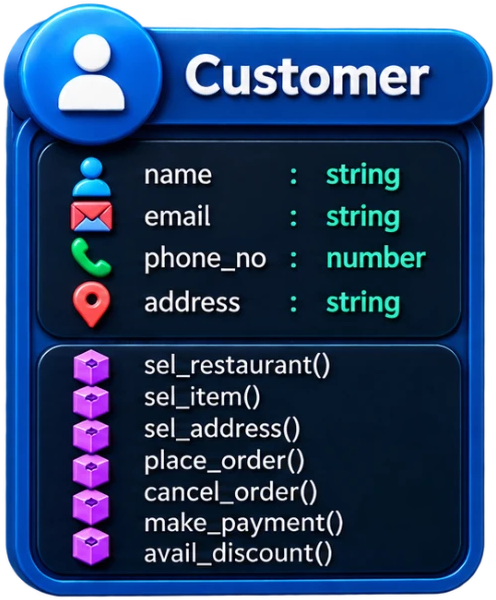
#> input picture assets/cd-cust.png, 496 x 600 px, found by its file name
$ python platinum.py
#> lines starting #> are read from the running program, lines starting #| are printed output that depends on the picture; after the words box and inside, x2 and y2 are one past the last pixel; in counts of white or black regions, pixels touching at a corner belong together
"""PlatinumCustomer art from the Customer art: the card's blue becomes platinum (cool silver frame and
header, graphite panels), the header title is cleared (the new title is typed on in HTML), and the card
is widened so "PlatinumCustomer" fits. The girl's red outfit becomes platinum too."""
import colorsys, json
import numpy as np
from PIL import Image

A = r"C:\Users\kiran\Documents\hyperframes\video-11\assets"
SCR = r"C:\Users\kiran\AppData\Local\Temp\claude\C--Users-kiran-Documents-hyperframes\526ee048-95c2-4a95-af18-3d33de25148c\scratchpad"

TITLE = (150, 30, 448, 122)     # header area holding "Customer" (card-local)
FILL_X = 452                    # a clean pill column just right of the title
WIDEN_AT, WIDEN_N = 450, 150    # duplicate this column to widen the card
ICONS = (52, 150, 100, 568)     # field icon column (left of the text): keep its colours

def to_hsv(a):
    rgb = a[..., :3].astype(float) / 255
    mx, mn = rgb.max(-1), rgb.min(-1)
    v = mx; d = mx - mn
    s = np.where(mx > 0, d / np.maximum(mx, 1e-6), 0)
    r, g, b = rgb[..., 0], rgb[..., 1], rgb[..., 2]
    h = np.zeros_like(v)
    m = d > 1e-6
    hr = ((g - b) / np.maximum(d, 1e-6)) % 6; hg = (b - r) / np.maximum(d, 1e-6) + 2; hb = (r - g) / np.maximum(d, 1e-6) + 4
    h = np.where(mx == r, hr, np.where(mx == g, hg, hb)) * 60
    h = np.where(m, h, 0)
    return h, s, v

def platinum_card(img):
    a = img.copy()
    h, s, v = to_hsv(a)
    blue = (h > 175) & (h < 260) & (s > 0.2)
    yy, xx = np.mgrid[0:a.shape[0], 0:a.shape[1]]
    icon = (xx >= ICONS[0]) & (xx < ICONS[2]) & (yy >= ICONS[1]) & (yy < ICONS[3])
    icon &= ~((yy >= 336) & (yy < 356))      # not the divider between State and Behaviour
    m = blue & ~(icon & (v > 0.45))          # keep the bright field icons; recolour the panel behind them
    badge = (xx < 150) & (yy < 145)          # the round header badge: darker metal so its white icon reads
    vv = np.where(badge, 0.72 * v ** 1.25, 1.12 * v ** 1.25)   # navy -> graphite, bright blue -> silver
    vv = np.clip(vv, 0, 1)
    base = np.stack([vv * 0.95, vv * 0.97, vv * 1.0], -1)
    a[..., :3] = np.where(m[..., None], (base * 255).astype(np.uint8), a[..., :3])
    return a

def clear_title(a):
    x0, y0, x1, y1 = TITLE
    col = a[y0:y1, FILL_X:FILL_X + 1, :].copy()
    a[y0:y1, x0:x1] = np.repeat(col, x1 - x0, axis=1)
    return a

def widen(a):
    col = a[:, WIDEN_AT:WIDEN_AT + 1]
    return np.concatenate([a[:, :WIDEN_AT], np.repeat(col, WIDEN_N, axis=1), a[:, WIDEN_AT:]], axis=1)

for src, dst in [("cd-cust.png", "cd-plat.png"), ("cd-cust-s.png", "cd-plat-s.png"), ("cd-cust-e.png", "cd-plat-e.png")]:
    a = np.array(Image.open(A + "\\" + src).convert("RGBA"))
#> a is the input picture: shape (600, 496, 4); mean R, G, B, A 25.9, 51.7, 90.6, 230.8
    a = widen(platinum_card(clear_title(a)))
#> in clear_title, `col = a[y0:y1, FILL_X:FILL_X + 1, :].copy()`: col = 92 rows, first 6: [30, 176, 231, 250], [67, 223, 255, 247], [34, 190, 251, 249], [6, 147, 227, 251], [8, 124, 219, 251], [0, 95, 199, 252]
#> in clear_title, `a[y0:y1, x0:x1] = np.repeat(col, x1 - x0, axis=1)`: a: shape (600, 496, 4); 9.03% of pixels changed, all inside (x1, y1, x2, y2) = (150, 30, 448, 122)
#> in to_hsv, `m = d > 1e-6`:
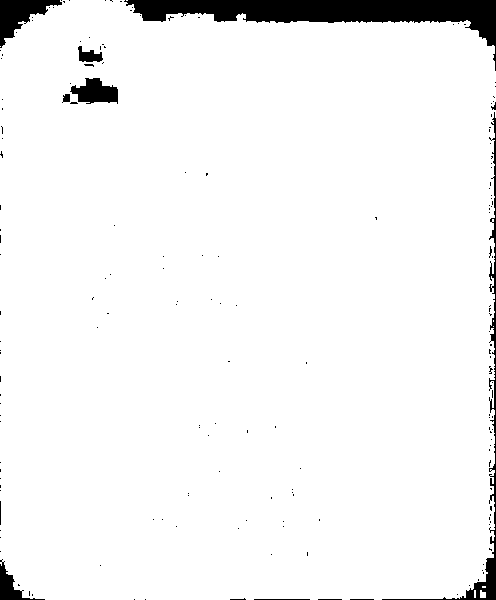
#> m: shape (600, 496) bool; 95.6% white; 177 black regions (165 under 20 px), largest, box (x1, y1, x2, y2) and area: (124, 0, 496, 71) 7832, (382, 112, 496, 600) 1862, (0, 0, 62, 48) 1279
#> in to_hsv, `hr = (g - b) / np.maximum(d, 1e-06) % 6`:
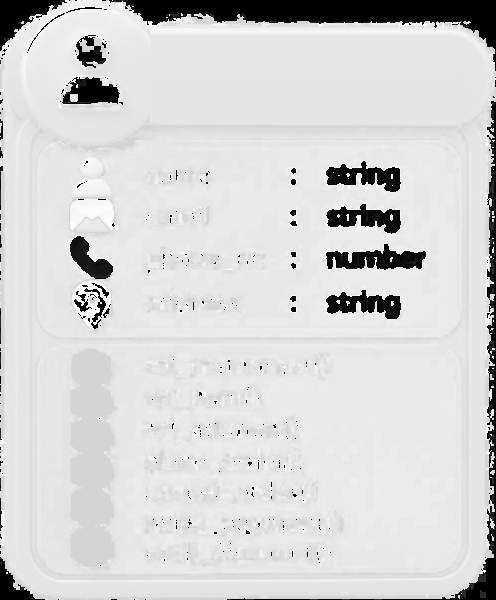
#> hr: shape (600, 496) float64; min 0, max 6, mean 5; drawn with min black and max white
#> in to_hsv, `hb = (r - g) / np.maximum(d, 1e-06) + 4`:
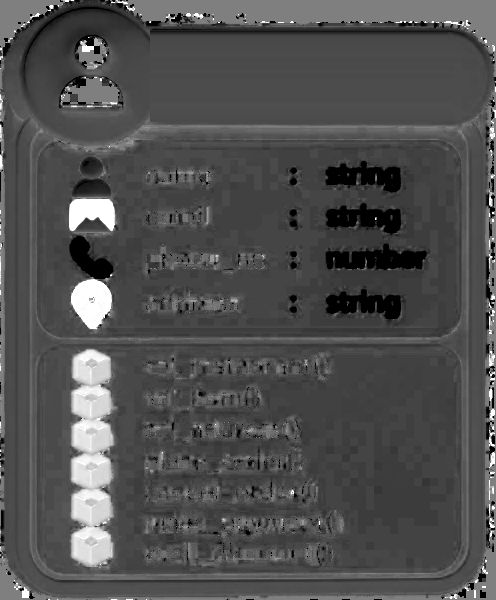
#> hb: shape (600, 496) float64; min 3, max 5, mean 3.63; drawn with min black and max white
#> in to_hsv, `h = np.where(mx == r, hr, np.where(mx == g, hg, hb)) * 60`:
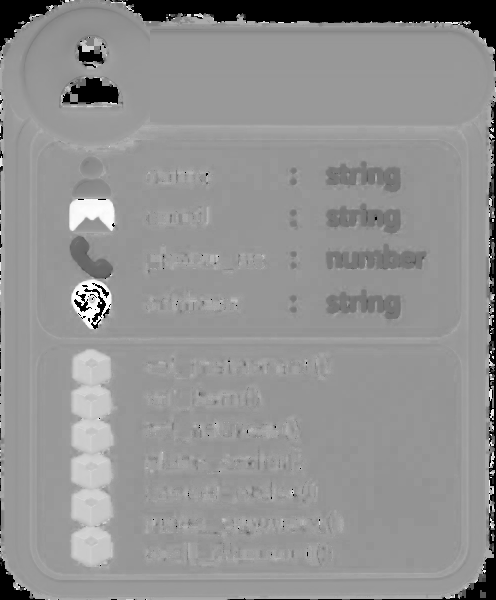
#> h: shape (600, 496) float64; min 0, max 359.7, mean 205.8; drawn with min black and max white
#> in platinum_card, `blue = (h > 175) & (h < 260) & (s > 0.2)`: blue: shape (600, 496) bool; 84.4% white; 169 black regions (35 under 20 px), largest, box (x1, y1, x2, y2) and area: (104, 0, 496, 71) 8560, (71, 349, 113, 567) 7183, (227, 95, 496, 600) 4268
#> in platinum_card, `vv = np.where(badge, 0.72 * v ** 1.25, 1.12 * v ** 1.25)`:
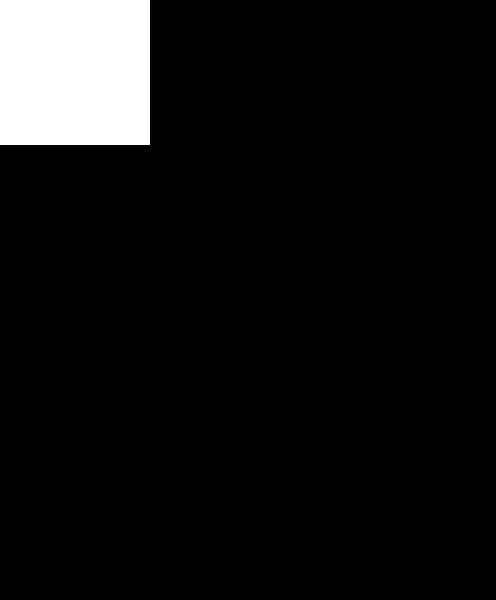
#> badge: shape (600, 496) bool; 7.3% white; 1 white region, box (x1, y1, x2, y2) and area: (0, 0, 150, 145) 21750
#> in platinum_card, `a[..., :3] = np.where(m[..., None], (base * 255).astype(np.uint8), a[...`:
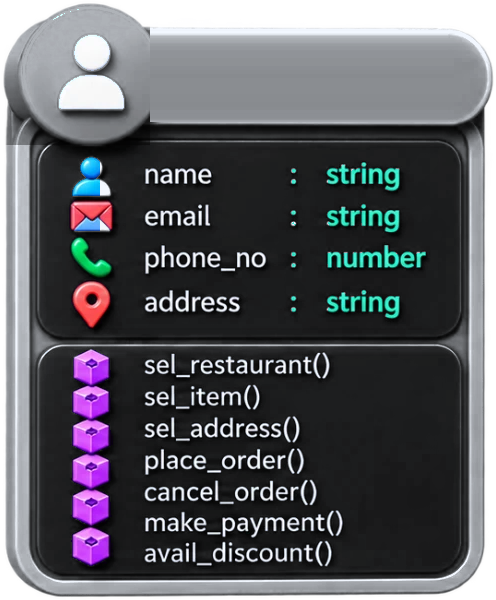
#> a: shape (600, 496, 4); mean R, G, B, A 73.5, 74.2, 79.5, 230.8; transparent parts drawn white
#> in widen, `col = a[:, WIDEN_AT:WIDEN_AT + 1]`: col = 600 rows, first 6: [0, 0, 0, 0], [0, 0, 0, 0], [0, 0, 0, 0], [0, 0, 0, 0], [0, 0, 0, 0], [0, 0, 0, 0]
#> in widen, `return np.concatenate([a[:, :WIDEN_AT], np.repeat(col, WIDEN_N, axis=1..`:
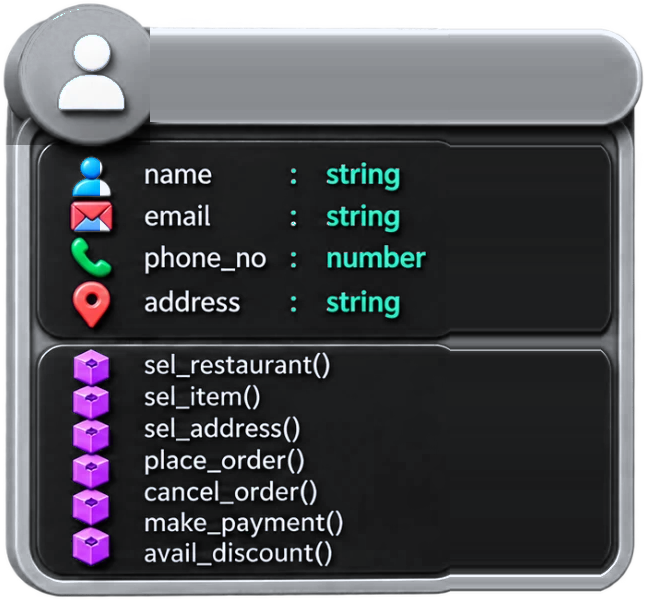
#> returned value: shape (600, 646, 4); mean of channels 0, 1, 2, 3 68.6, 69.5, 73.9, 232.2; transparent parts drawn white
    # the top of the first Behaviour cube peeks over the divider in the empty copies: clear it
    if dst != "cd-plat.png":
        reg = a[336:366, 60:110].astype(int)
        purple = (reg[..., 0] - reg[..., 1] > 40) & (reg[..., 2] - reg[..., 1] > 40)
        reg[purple, :3] = a[336:366, 120:121, :3].astype(int).repeat(50, axis=1)[purple]
        a[336:366, 60:110] = reg.astype(np.uint8)
    Image.fromarray(a).save(A + "\\" + dst)
#> pass 2 of the loop `for src, dst in [("cd-cust.png", "cd-plat.png"), ("cd-cust-s.png", "cd..`:
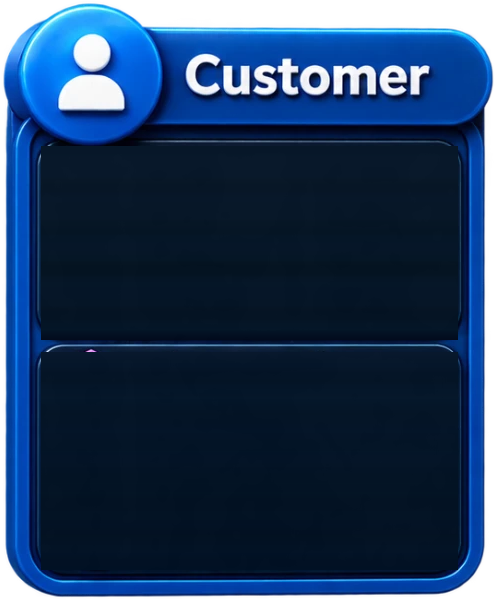
#> input picture assets/cd-cust-s.png, 496 x 600 px, found by its file name
#> a is the input picture: shape (600, 496, 4); mean R, G, B, A 11.5, 39.8, 76.9, 230.8
#> in to_hsv (call 2), `m = d > 1e-6`:
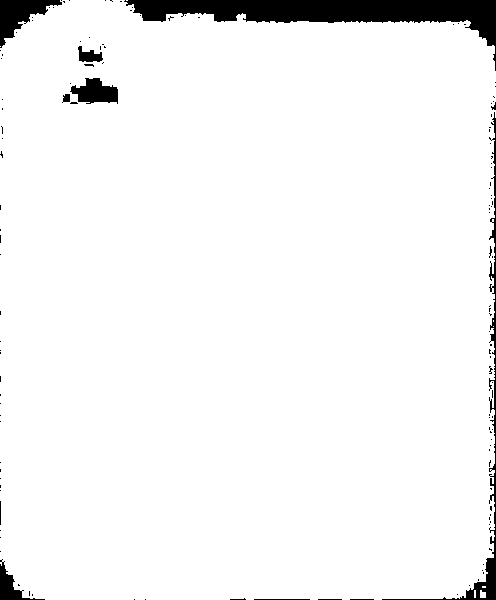
#> m: shape (600, 496) bool; 95.6% white; 132 black regions (120 under 20 px), largest, box (x1, y1, x2, y2) and area: (124, 0, 496, 71) 7832, (382, 112, 496, 600) 1862, (0, 0, 62, 48) 1279
#> blue: shape (600, 496) bool; 93.8% white; 24 black regions (16 under 20 px), largest, box (x1, y1, x2, y2) and area: (104, 0, 496, 71) 8560, (227, 95, 496, 600) 4268, (59, 75, 124, 109) 1849
#> purple: shape (30, 50) bool; 1.1% white in thin lines or dots, all inside (x1, y1, x2, y2) = (26, 14, 36, 16)
#> `reg[purple, :3] = a[336:366, 120:121, :3].astype(int).repeat(50, axis=..`:
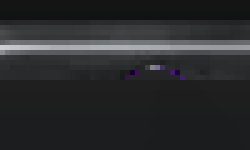
#> reg: shape (30, 50, 4) int64 (shown 5 times larger); mean R, G, B, A 41.3, 42.1, 43.6, 253.2; transparent parts drawn white

# The girl: red outfit -> platinum silver.
#> (the run stopped early here; a loop or call above may not have finished)
